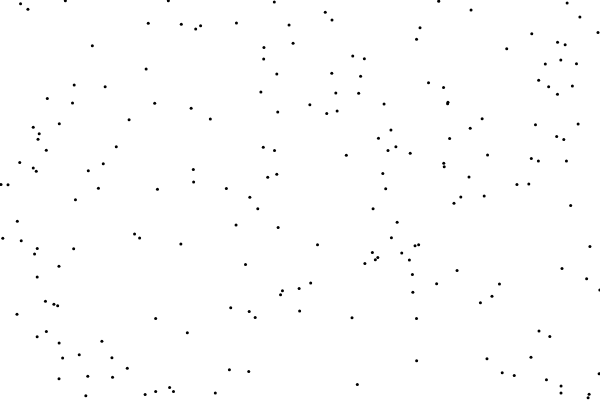
Frame 1 (no input)
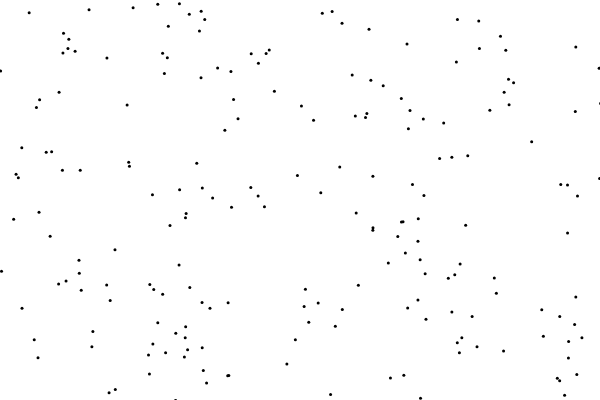
Frame 60 (no input)
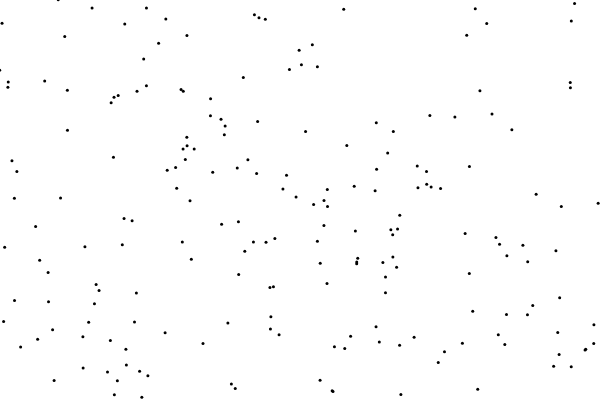
Frame 120 (the mouse pressed at the canvas centre since frame 60)

The p5.js sketch that drew these frames (run headless with seeded random() and noise() and a simulated clock; from frame 60 on, the mouse is pressed at the canvas centre):

// p5.js sketch
// ── sketch.js
// var canvasWidth = 400;
// var canvasHeight = 400;
var size = 10;
var inc = 0.1;
var scl = 10;
var cols, rows;

var zoff = 0;

var fr;

var particles = [];
var flowfield;

function setup() {
  // createCanvas(canvasWidth, canvasHeight);
  createCanvas(600, 400);
  cols = floor(width / scl);
  rows = floor(height / scl);
  fr = createP("");

  flowfield = new Array(cols * rows);

  for (var i = 0; i < 200; i++) {
    particles[i] = new Particle();
  }

  describe('A flow field "scattered" by Perlin Noise.');
}

function draw() {
  background("white");
  // randomSeed(10);

  var xoff = 0;
  for (var x = 0; x < cols; x++) {
    var yoff = 0;
    for (var y = 0; y < rows; y++) {
      var index = x + y * cols;
      // 1. Moving in one direction
      // var angle = noise(xoff, yoff, zoff) * TWO_PI;
      // 2. Moving in multiple directions
      var angle = noise(xoff, yoff, zoff) * TWO_PI * 4;
      var v = p5.Vector.fromAngle(angle);
      // v.setMag() can be set to adjust how lock-stepped the particles are to the flowfield
      v.setMag(0.1);
      flowfield[index] = v;
      yoff += inc;
      // stroke(0, 50);
      // strokeWeight(1);
      // push();
      // translate(x * scl, y * scl);
      // rotate(v.heading());
      // line(0, 0, scl, 0);
      // pop();
    }
    xoff += inc;
    zoff += 0.0005; // can be commented so that we get a fixed flowfield
  }

  for (var i = 0; i < particles.length; i++) {
    particles[i].follow(flowfield);
    particles[i].update();
    particles[i].show();
    particles[i].edges();
  }

  fr.html(floor(frameRate()));
}

// ── particle.js
function Particle() {
  this.pos = createVector(random(width), random(height));
  this.vel = createVector(0, 0);
  //   this.vel = p5.Vector.random2D();
  this.acc = createVector(0, 0);
  this.maxspeed = 4;

  this.update = function () {
    this.vel.add(this.acc);
    this.vel.limit(this.maxspeed);
    this.pos.add(this.vel);
    this.acc.mult(0);
  };

  this.follow = function (vectors) {
    var x = floor(this.pos.x / scl);
    var y = floor(this.pos.y / scl);
    var index = x + y * cols;
    var force = vectors[index];
    this.applyForce(force);
  };

  this.applyForce = function (force) {
    this.acc.add(force);
  };

  this.show = function () {
    stroke(0);
    strokeWeight(3);
    point(this.pos.x, this.pos.y);
    // line(this.pos.x, this.pos.y, this.pos.x + 10, this.pos.y + 10);
  };

  this.edges = function () {
    if (this.pos.x > width) this.pos.x = 0;
    if (this.pos.x < 0) this.pos.x = width;
    if (this.pos.y > height) this.pos.y = 0;
    if (this.pos.y < 0) this.pos.y = height;
  };
}
